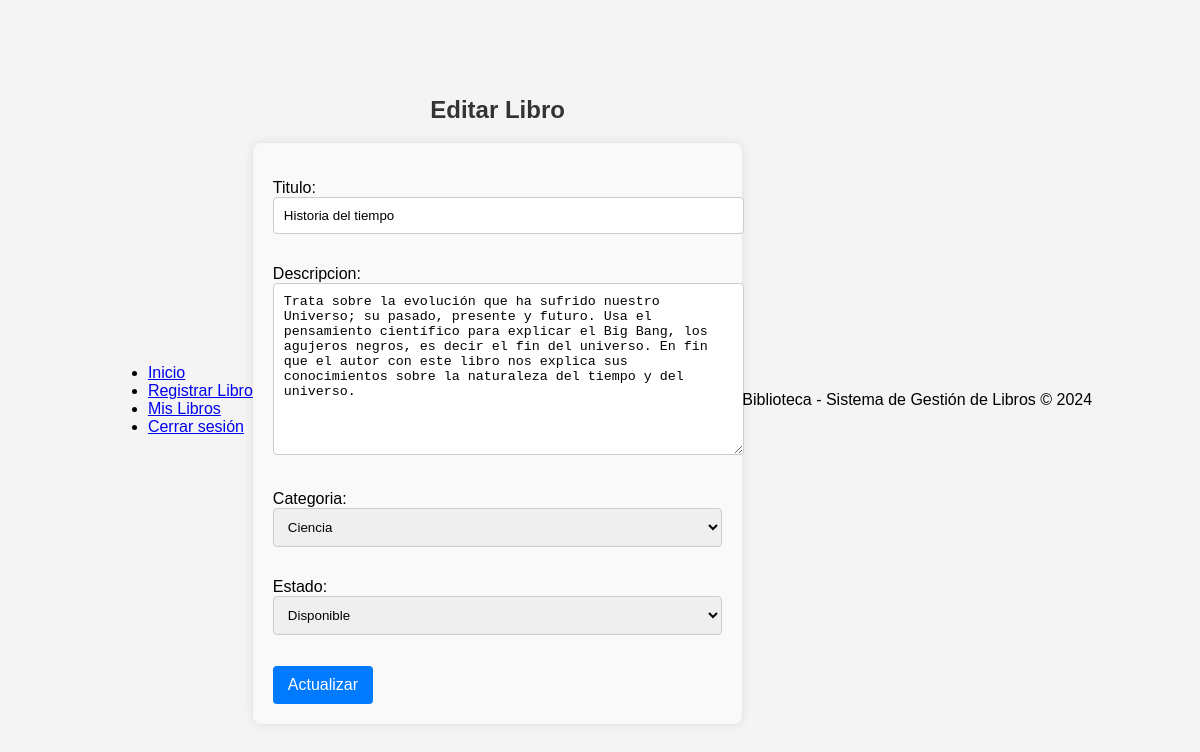
/gestion_libros/editar/2/ (signed in), run on the app's committed database.
### gestion_libros/models.py (models this page shows, shortened)
class Libro(models.Model):
    titulo = models.CharField(max_length=200)
    descripcion = models.TextField()
    categoria = models.ForeignKey(Categoria, on_delete=models.CASCADE)
    estado = models.ForeignKey(Estado, on_delete=models.CASCADE)
    usuario = models.ForeignKey(User, on_delete=models.CASCADE)
    fecha_creacion = models.DateTimeField(auto_now_add=True)
    fecha_actualizacion = models.DateTimeField(auto_now=True)

class Categoria(models.Model):
    titulo = models.CharField(max_length=100)
    fecha_creacion = models.DateTimeField(auto_now_add=True)
    fecha_actualizacion = models.DateTimeField(auto_now=True)
    def __str__(self):
        return self.titulo

class Estado(models.Model):
    titulo = models.CharField(max_length=100)
    fecha_creacion = models.DateTimeField(auto_now_add=True)
    fecha_actualizacion = models.DateTimeField(auto_now=True)
    def __str__(self):
        return self.titulo

### gestion_libros/views.py (the view)
# urls.py: path('editar/<int:libro_id>/', views.editar_libro, name='editar_libro'),  # Editar un libro existente
@login_required
def editar_libro(request, libro_id):
    libro = get_object_or_404(Libro, id=libro_id, usuario=request.user)
    if request.method == 'POST':
        form = LibroForm(request.POST, instance=libro)
        if form.is_valid():
            form.save()
            return redirect('detalle_libro', libro_id=libro.id)
    else:
        form = LibroForm(instance=libro)
    return render(request, 'gestion_libros/editar_libro.html', {'form': form, 'libro': libro})

### gestion_libros/forms.py
class LibroForm(forms.ModelForm):
    class Meta:
        model = Libro
        fields = ['titulo', 'descripcion', 'categoria', 'estado']

### gestion_libros/templates/gestion_libros/editar_libro.html (shortened to what this page needs)
{% extends 'gestion_libros/base.html' %}
{% block content %}
<h2>Editar Libro</h2>
<form method="POST">
    {{ form.as_p }}
    <button type="submit">Actualizar</button>
</form>
{% endblock %}

### gestion_libros/templates/gestion_libros/css/estilos.css (style rules this page uses)
body { font-family: Arial, sans-serif; background-color: #f4f4f4; margin: 0; padding: 0; display: flex; justify-content: center; align-items: center; min-height: 100vh; }
h1, h2, h3 { color: #333; text-align: center; }
button, .btn { display: inline-block; padding: 10px 15px; font-size: 16px; color: #fff; background-color: #007bff; border: none; border-radius: 4px; text-decoration: none; cursor: pointer; transition: background-color 0.3s ease; }
form { max-width: 600px; margin: 0 auto; background-color: #f9f9f9; padding: 20px; border-radius: 8px; box-shadow: 0 0 10px rgba(0, 0, 0, 0.1); }
form input, form select, form textarea { width: 100%; padding: 10px; margin-bottom: 15px; border: 1px solid #ccc; border-radius: 4px; }

### data on the page
Libro: titulo "Historia del tiempo", descripcion "Trata sobre la evolución que ha sufrido nuestro Universo; su pasado, presente y futuro. Usa el pensamiento científico para explicar el Big Bang, los agujeros negros, es decir el fin del universo. En fin que el autor con este libro nos explica sus conocimientos sobre la naturaleza del tiempo y del universo.", categoria "Ciencia", estado "Disponible"
